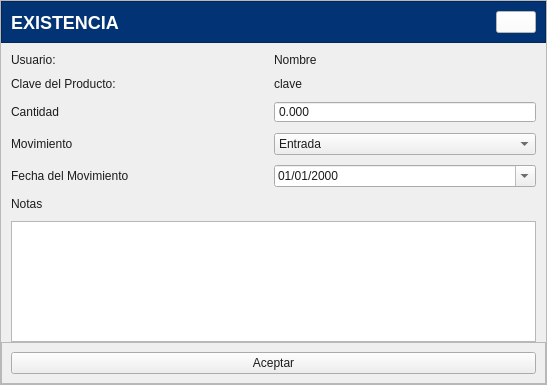
<?xml version="1.0" encoding="UTF-8"?>
<ui version="4.0">
 <class>UI_EXISTENCIA_PRODUCTO</class>
 <widget class="QWidget" name="UI_EXISTENCIA_PRODUCTO">
  <property name="geometry">
   <rect>
    <x>0</x>
    <y>0</y>
    <width>547</width>
    <height>385</height>
   </rect>
  </property>
  <property name="windowTitle">
   <string>Existencia Producto</string>
  </property>
  <property name="styleSheet">
   <string notr="true">*{color: #1d1c1c;}
[objectName*=&quot;contenedor&quot;]{border:none;}
#contenedor_encabezado{
background: #023375;
}
#etiqueta_encabezado_existenciaProducto{
color: #fffefb;
font-size: 18px;
font-weight:bold;
font-family:&quot;Arial&quot;;
}
[objectName *=&quot;contenedor&quot;]{
background:#ebe7dc;
}
[objectName*=&quot;etiqueta_&quot;]{
color: #1d1c1c;
font-size: 16px;
font-weight:bold;
font-family:&quot;Arial&quot;;
}
[objectName*=&quot;txt&quot;]{
border-bottom:  1px solid #787878;
border-radius: 3px;
background: #F5F5F5;
min-width:100px;
font-size: 14px;
font-family:&quot;Arial&quot;;
}
[objectName*=&quot;txt&quot;]:hover{
border-bottom:  2px solid #023375;
}
[objectName*=&quot;txt&quot;]:focus{
border-bottom:  2px solid #023375;
}
[objectName*=&quot;txtlargo&quot;]{
max-height:100px;
}
[objectName*=&quot;btn_existencia&quot;]{
border:none;
font-size:14px;
font-family:&quot;Arial&quot;;
font-weight:bold;
padding: 5px;
background: #023375;
color: #fffefb;
border-radius: 4px;
}
[objectName*=&quot;btn_existencia&quot;]:hover{
background: #2196F3;
}
[objectName*=&quot;btn_existencia&quot;]:pressed{
background: #1B80D0;
}
#btn_existenciaProducto_cerrar{
background: #fffefb;
}
#btn_existenciaProducto_cerrar:pressed{
background: rgb(222, 221, 218);
}

[objectName*=&quot;decimal&quot;]{
min-width:100px;
background: #F5F5F5;
borde:none;
border-radius: 2px;
border-bottom: 1px solid #787878;
padding: 0px 2px;
font-size: 14px;
font-family: &quot;Arial&quot;;
}
[objectName*=&quot;decimal&quot;]:focus{
border-bottom: 2px solid #023375;
}
[objectName*=&quot;fecha_&quot;]{
border: none;
border-bottom: 1px solid #3b3c3d;
border-radius: 5px;
padding: 2px;
background-color: #f5f4f1;
font-size: 14px;
min-width:100px;
}
*[objectName*=&quot;fecha_&quot;]::drop-down{
subcontrol-origin: padding;
subcontrol-position: top right;
padding-right:5px;
width: 20%;
border-left-width: 1px;
borde-radius: 5px;
background-color: #F5F5F5;
}
*[objectName*=&quot;fecha_&quot;]::down-arrow{
image: url(:/Icons/Bootstrap/calendar2-date.svg);
width: 17%;
height: 17%;
padding-left:5px;
padding-right:5px;
background: #F5F5F5;
}
*[objectName*=&quot;fecha_&quot;]::focus{
border-bottom: 2px solid #00668c;
}
QCalendarWidget QWidget#qt_calendar_navigationbar {
    background-color: #00668c;
    color: white;
    border-top-left-radius: 5px;
    border-top-right-radius: 5px;
}

/* BOTONES DE NAVEGACIÓN */
QCalendarWidget QToolButton {
    background-color: transparent;
    color: white;
    font-weight: bold;
    padding: 5px;
}

/* DESPLEGABLE DE MESES */
QCalendarWidget QMenu {
    background-color: #FFFFFF;
    border: 1px solid #3b3c3d;
}

/* DÍAS DE LA SEMANA */
QCalendarWidget QWidget#qt_calendar_weekdaybar {
    background-color: #f5f4f1;
    color: #3b3c3d;
}

/* DÍAS DEL MES */
QCalendarWidget QAbstractItemView:enabled {
    background-color: #FFFFFF;
    color: #1d1c1c;
    selection-background-color: #00668c;  /* Color al seleccionar fecha */
    selection-color: white;
}

/* DÍAS DE OTROS MESES */
QCalendarWidget QAbstractItemView:disabled {
    color: #AAAAAA;
}

/* EFECTO HOVER SOBRE DÍAS */
QCalendarWidget QAbstractItemView::item:hover {
    background-color: #e1f0f7;
    color: #1d1c1c;
}





[objectName*=&quot;cajaOpciones&quot;] {
    border: none;
    border-bottom: 1px solid #787878 ;
    padding: 2px ;
    background-color: #F5F5F5 ;
    font-size: 14px ;
    min-width: 200px ;
    font-family: &quot;Arial&quot; ;
    color: #1d1c1c ;
	selection-background-color: #4791F5; 
}

/* ESTILO DEL DROPDOWN (LISTA) */
[objectName*=&quot;cajaOpciones&quot;] QListView {
    background: #F5F5F5 ;
    border-radius: 3px;
    outline: none;
}

/* ESTILO DE LOS ÍTEMS */
[objectName*=&quot;cajaOpciones&quot;] QListView::item {
    padding: 6px 10px ;
    margin: 2px ;
}
/* BOTÓN DESPLEGABLE */
[objectName*=&quot;cajaOpciones&quot;]::drop-down {
    subcontrol-origin: padding ;
    subcontrol-position: top right ;
    padding-right: 5px ;
    width: 20% ;
    border-left-width: 1px ;
    border-radius: 3px ;
    background-color: #F5F5F5 ;
}
/* FLECHA DESPLEGABLE */
[objectName*=&quot;cajaOpciones&quot;]::down-arrow {
    image: url(:/Icons/Bootstrap/filter-left.svg);
    width: 17% ;
    height: 17% ;
    padding-left: 5px ;
    padding-right: 5px ;
}</string>
  </property>
  <layout class="QGridLayout" name="gridLayout">
   <property name="leftMargin">
    <number>0</number>
   </property>
   <property name="topMargin">
    <number>0</number>
   </property>
   <property name="rightMargin">
    <number>0</number>
   </property>
   <property name="bottomMargin">
    <number>0</number>
   </property>
   <property name="spacing">
    <number>0</number>
   </property>
   <item row="0" column="0">
    <widget class="QFrame" name="contenedorModal">
     <property name="frameShape">
      <enum>QFrame::Shape::StyledPanel</enum>
     </property>
     <property name="frameShadow">
      <enum>QFrame::Shadow::Raised</enum>
     </property>
     <layout class="QGridLayout" name="gridLayout_5">
      <property name="leftMargin">
       <number>0</number>
      </property>
      <property name="topMargin">
       <number>0</number>
      </property>
      <property name="rightMargin">
       <number>0</number>
      </property>
      <property name="bottomMargin">
       <number>0</number>
      </property>
      <property name="spacing">
       <number>0</number>
      </property>
      <item row="2" column="0" colspan="3">
       <layout class="QGridLayout" name="contenedorModal_gridLayout_2">
        <property name="leftMargin">
         <number>10</number>
        </property>
        <property name="topMargin">
         <number>10</number>
        </property>
        <property name="rightMargin">
         <number>10</number>
        </property>
        <property name="verticalSpacing">
         <number>10</number>
        </property>
        <item row="3" column="0">
         <widget class="QLabel" name="etiqueta_NotasExistencia">
          <property name="text">
           <string>Notas</string>
          </property>
         </widget>
        </item>
        <item row="4" column="0" colspan="2">
         <widget class="QPlainTextEdit" name="txtlargo_NotasProducto"/>
        </item>
        <item row="2" column="0">
         <widget class="QLabel" name="etiqueta_FechaMovimiento">
          <property name="text">
           <string>Fecha del Movimiento</string>
          </property>
         </widget>
        </item>
        <item row="0" column="1">
         <widget class="QDoubleSpinBox" name="decimal_CantidadExistencia">
          <property name="buttonSymbols">
           <enum>QAbstractSpinBox::ButtonSymbols::NoButtons</enum>
          </property>
          <property name="decimals">
           <number>3</number>
          </property>
          <property name="maximum">
           <double>999999999999999929757289024535551219930759168.000000000000000</double>
          </property>
         </widget>
        </item>
        <item row="1" column="0">
         <widget class="QLabel" name="etiqueta_TipoMovimiento">
          <property name="text">
           <string>Movimiento</string>
          </property>
         </widget>
        </item>
        <item row="1" column="1">
         <widget class="QComboBox" name="cajaOpciones_TipoMovimiento">
          <property name="frame">
           <bool>true</bool>
          </property>
          <item>
           <property name="text">
            <string>Entrada</string>
           </property>
          </item>
          <item>
           <property name="text">
            <string>Salida</string>
           </property>
          </item>
         </widget>
        </item>
        <item row="2" column="1">
         <widget class="QDateEdit" name="fecha_FechaMovimiento">
          <property name="displayFormat">
           <string>dd/MM/yyyy</string>
          </property>
          <property name="calendarPopup">
           <bool>true</bool>
          </property>
         </widget>
        </item>
        <item row="0" column="0">
         <widget class="QLabel" name="etiqueta_CantidadExistencia">
          <property name="text">
           <string>Cantidad</string>
          </property>
         </widget>
        </item>
       </layout>
      </item>
      <item row="4" column="0" colspan="3">
       <widget class="QFrame" name="contenedorModal_frame">
        <property name="frameShape">
         <enum>QFrame::Shape::StyledPanel</enum>
        </property>
        <property name="frameShadow">
         <enum>QFrame::Shadow::Raised</enum>
        </property>
        <layout class="QGridLayout" name="gridLayout_4">
         <item row="1" column="0">
          <widget class="QPushButton" name="btn_existenciaProducto_aceptar">
           <property name="cursor">
            <cursorShape>PointingHandCursor</cursorShape>
           </property>
           <property name="text">
            <string>Aceptar</string>
           </property>
          </widget>
         </item>
        </layout>
       </widget>
      </item>
      <item row="0" column="0" colspan="3">
       <widget class="QFrame" name="contenedor_encabezado">
        <property name="frameShape">
         <enum>QFrame::Shape::StyledPanel</enum>
        </property>
        <property name="frameShadow">
         <enum>QFrame::Shadow::Raised</enum>
        </property>
        <layout class="QHBoxLayout" name="horizontalLayout">
         <item>
          <widget class="QLabel" name="etiqueta_encabezado_existenciaProducto">
           <property name="text">
            <string>EXISTENCIA</string>
           </property>
          </widget>
         </item>
         <item>
          <spacer name="horizontalSpacer">
           <property name="orientation">
            <enum>Qt::Orientation::Horizontal</enum>
           </property>
           <property name="sizeHint" stdset="0">
            <size>
             <width>40</width>
             <height>20</height>
            </size>
           </property>
          </spacer>
         </item>
         <item>
          <widget class="QPushButton" name="btn_existenciaProducto_cerrar">
           <property name="cursor">
            <cursorShape>PointingHandCursor</cursorShape>
           </property>
           <property name="text">
            <string/>
           </property>
           <property name="icon">
            <iconset resource="../../Source/ibootstrap.qrc">
             <normaloff>:/Icons/Bootstrap/x-lg.svg</normaloff>:/Icons/Bootstrap/x-lg.svg</iconset>
           </property>
          </widget>
         </item>
        </layout>
       </widget>
      </item>
      <item row="1" column="0" colspan="3">
       <layout class="QGridLayout" name="contenedorModal_gridLayout_3">
        <property name="leftMargin">
         <number>10</number>
        </property>
        <property name="topMargin">
         <number>10</number>
        </property>
        <property name="rightMargin">
         <number>10</number>
        </property>
        <property name="verticalSpacing">
         <number>10</number>
        </property>
        <item row="0" column="0">
         <widget class="QLabel" name="etiqueta_Usuario">
          <property name="text">
           <string>Usuario:</string>
          </property>
         </widget>
        </item>
        <item row="0" column="1">
         <widget class="QLabel" name="etiqueta_NombreUsuario">
          <property name="text">
           <string>Nombre</string>
          </property>
         </widget>
        </item>
        <item row="1" column="0">
         <widget class="QLabel" name="etiqueta_Clave">
          <property name="text">
           <string>Clave del Producto:</string>
          </property>
         </widget>
        </item>
        <item row="1" column="1">
         <widget class="QLabel" name="etiqueta_ClaveProducto">
          <property name="text">
           <string>clave</string>
          </property>
         </widget>
        </item>
       </layout>
      </item>
      <item row="3" column="0" colspan="3">
       <spacer name="verticalSpacer">
        <property name="orientation">
         <enum>Qt::Orientation::Vertical</enum>
        </property>
        <property name="sizeHint" stdset="0">
         <size>
          <width>20</width>
          <height>40</height>
         </size>
        </property>
       </spacer>
      </item>
     </layout>
    </widget>
   </item>
  </layout>
 </widget>
 <tabstops>
  <tabstop>decimal_CantidadExistencia</tabstop>
  <tabstop>cajaOpciones_TipoMovimiento</tabstop>
  <tabstop>fecha_FechaMovimiento</tabstop>
  <tabstop>txtlargo_NotasProducto</tabstop>
  <tabstop>btn_existenciaProducto_aceptar</tabstop>
 </tabstops>
 <resources>
  <include location="../../Source/ibootstrap.qrc"/>
 </resources>
 <connections/>
</ui>
